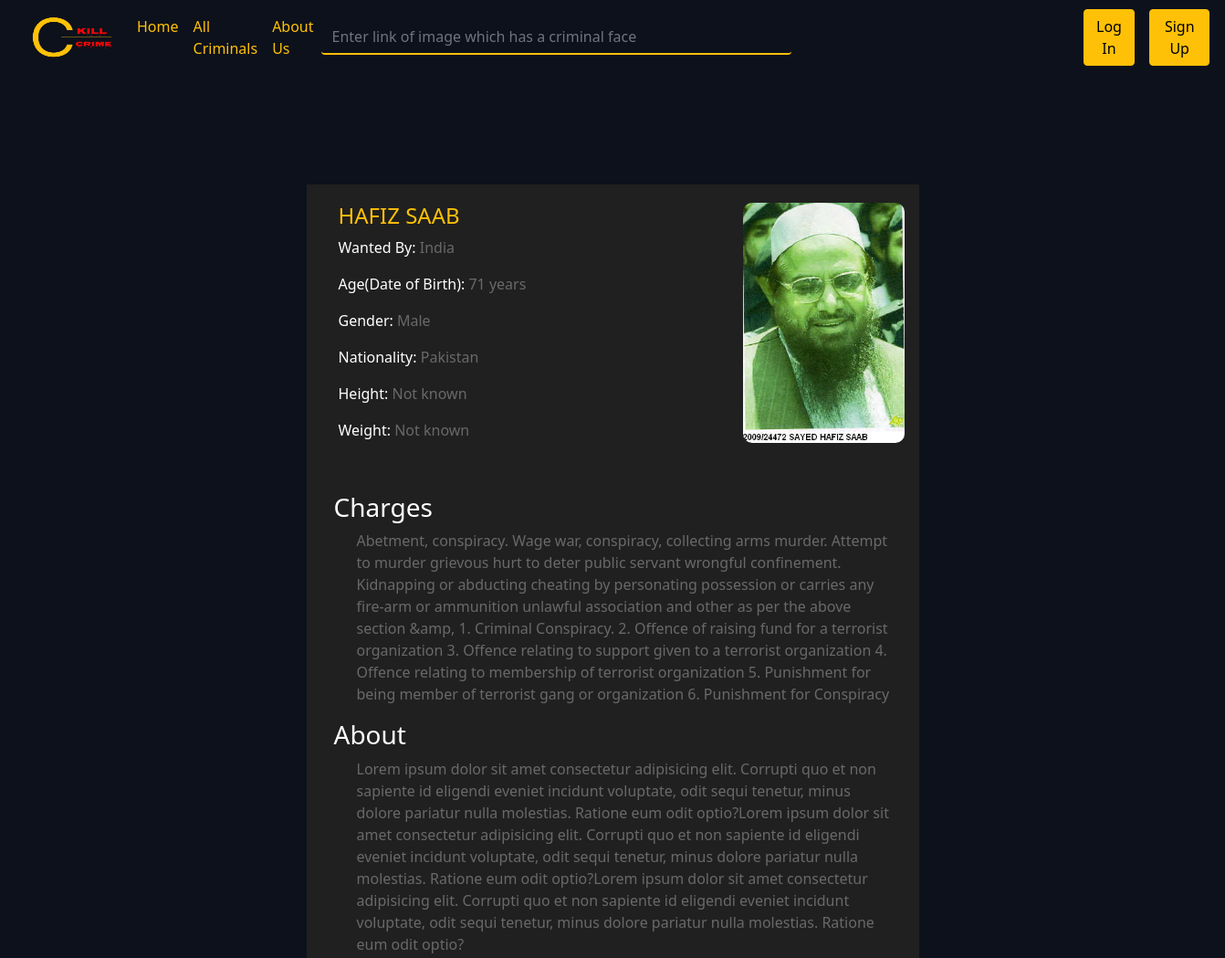
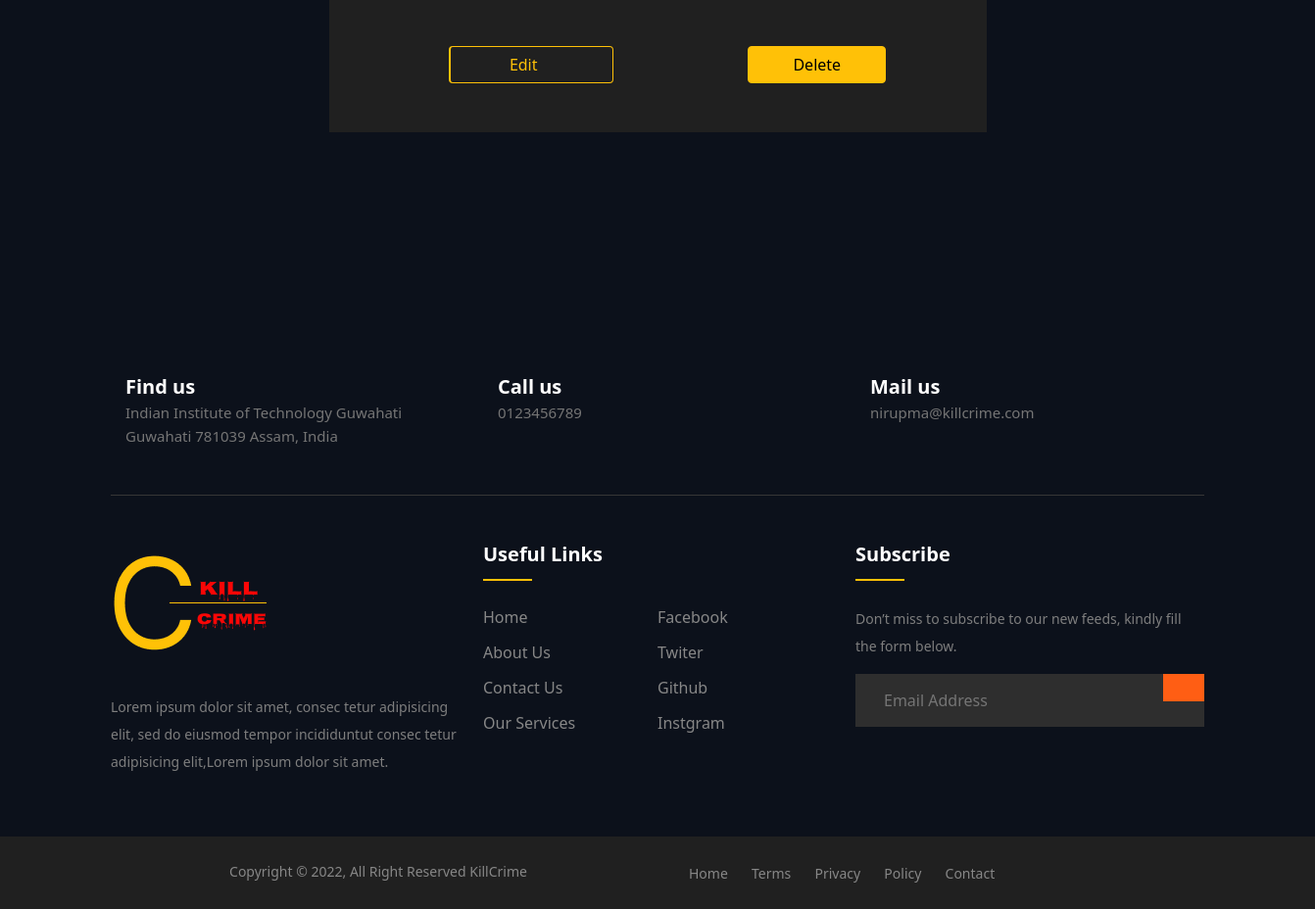
Screenshot of /viewCriminal/3 with the database file from the repository (2 pictures, top to bottom).
### app1/models.py (models this page shows, shortened)
class Criminal(models.Model):
    crim_id = models.AutoField(primary_key=True)
    name = models.CharField(max_length=500)
    image = models.ImageField(upload_to = "app1/images",default="")
    age = models.CharField(max_length=50,default="Not known")
    nationality = models.CharField(max_length=100,default="Not known")
    gender = models.CharField(max_length=20,default="Male")
    weight = models.CharField(max_length=50,default="Not known")
    height = models.CharField(max_length=50,default="Not known")
    isWanted = models.BooleanField(default=False)
    wantedInCountry=models.CharField(max_length=100,default=" ")
    charges = models.CharField(max_length=1000,default="")
    about = models.CharField(max_length=10000,default="")

### app1/views.py (the view)
# urls.py: path('viewCriminal/<int:crim_id>', views.viewCriminal, name="viewCriminal"),
def viewCriminal(request,crim_id):
    try:
        criminal = Criminal.objects.filter(crim_id = crim_id)       # getting criminal data by 'id'
        return render(request,'viewCriminal.html',{'criminal':criminal[0]})
    except:
        return render(request,"error.html")

### app1/templates/viewCriminal.html (shortened to what this page needs)
{% extends "base.html" %}
{% block body %}
<div>
    <div class=" viewCriminalDiv">
        <div class="name">
            <div>
                <h4>{{criminal.name}}</h4>
                <p><span>Wanted By:</span> {{criminal.wantedInCountry}}</p>
                <p><span>Age(Date of Birth):</span> {{criminal.age}} years</p>
                <p><span>Gender:</span> {{criminal.gender}}</p>
                <p><span>Nationality:</span> {{criminal.nationality}}</p>
                <p><span>Height:</span> {{criminal.height}}</p>
                <p><span>Weight:</span> {{criminal.weight}}</p>
            </div>
            <div>
                <img src="/media/{{criminal.image}}" alt="">
            </div>
        </div>
        <div class="charges">
            <h3>Charges</h3>
            <p>{{criminal.charges}}</p>
            <h3>About</h3>
            <p>{{criminal.about}}</p>
            <div class="container">
                <div class="row">
                    <div class="col-6">
                        <div class="d-grid gap-2 col-6 mx-auto">
                            <a href="/edit/{{criminal.crim_id}}"><button style="padding-left: 3.75rem;padding-right: 4.75rem;border-left-width: 2px;" class="btn btn-outline-warning submit" type="link">Edit</button></a>
                        </div>
                    </div>
                    <div class="col-6">
                        <form action="/deleteCriminal/{{criminal.crim_id}}" method="post"> {% csrf_token %}
                            <div class="d-grid gap-2 col-6 mx-auto">
                                <button class="btn btn-warning submit" type="submit">Delete</button>
                            </div>
                    </div>
                </div>
            </div>
        </div>
    </div>
    {% endblock body %}

### app1/templates/base.html (style rules this page uses)
a { text-decoration:none; }
body { color: #fbfbfb; background-color: #0c111b; }
.nav-link,a { color:#ffc107 }

### app1/templates/viewCriminal.html (style rules this page uses)
.viewCriminalDiv { width: 50%; margin: auto; margin-top: 120px; margin-bottom: 200px; display: grid; grid-template-columns: repeat(1, 1fr); background-color: #202020; color: #696969; }
.name { padding: 20px 20px; display: grid; grid-template-columns: repeat(2, 1fr); }
.name div img { width: 70%; height: auto; border-radius: 10px; margin-left: 5rem; }
.name div:nth-of-type(2) { margin-left: 63px; }
.name h4, .name p { margin-left: 15px; }
.name p span { font-size: 16px; color: white; }
.name h4 { color: #ffc107; }
.charges { padding: 20px 30px; }
.charges h3 { color: white; }
.charges p { margin-left: 25px; }
.charges .container { margin: 50px 20px 30px 10px; }

### rows the page displays
Criminal: name "HAFIZ SAAB", wantedInCountry "India", age "71", gender "Male", nationality "Pakistan", height "Not known", weight "Not known", image (picture), charges "Abetment, conspiracy. Wage war, conspiracy, collecting arms murder. Attempt to murder grievous hurt to deter public servant wrongful confinement. Kidnapping or abducting cheating by personating possession or carries any fire-arm or ammunition unlawful association and other as per the above section &amp, 1. Criminal Conspiracy. 2. Offence of raising fund for a terrorist organization 3. Offence relating to support given to a terrorist organization 4. Offence relating to membership of terrorist organization 5. Punishment for being member of terrorist gang or organization 6. Punishment for Conspiracy", about "Lorem ipsum dolor sit amet consectetur adipisicing elit. Corrupti quo et non sapiente id eligendi eveniet incidunt voluptate, odit sequi tenetur, minus dolore pariatur nulla molestias. Ratione eum odit optio?Lorem ipsum dolor sit amet consectetur adipisicing elit. Corrupti quo et non sapiente id eligendi eveniet incidunt voluptate, odit sequi tenetur, minus dolore pariatur nulla molestias. Ratione eum odit optio?Lorem ipsum dolor sit amet consectetur adipisicing elit. Corrupti quo et non sapiente id eligendi eveniet incidunt voluptate, odit sequi tenetur, minus dolore pariatur nulla molestias. Ratione eum odit optio?"
